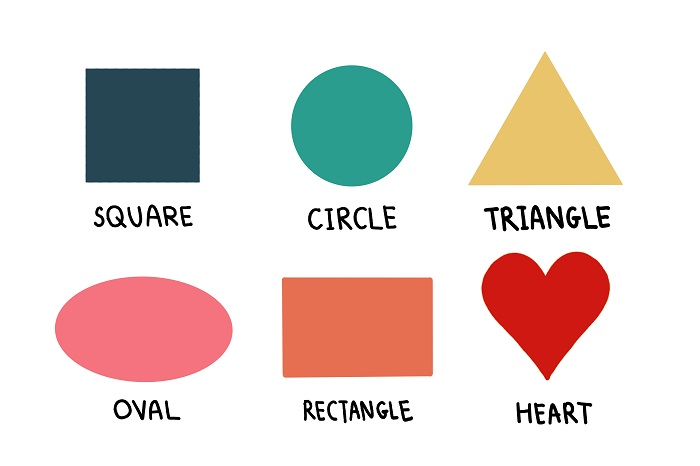
#> input picture resources/shapes.jpg, 700 x 466 px, found by its file name
$ python contours_shape_detection.py
#> lines starting #> are read from the running program, lines starting #| are printed output that depends on the picture; after the words box and inside, x2 and y2 are one past the last pixel; in counts of white or black regions, pixels touching at a corner belong together
import cv2
import numpy as np

def stackImages(scale,imgArray):
    rows = len(imgArray)
    cols = len(imgArray[0])
    rowsAvailable = isinstance(imgArray[0], list)
    width = imgArray[0][0].shape[1]
    height = imgArray[0][0].shape[0]
    if rowsAvailable:
        for x in range ( 0, rows):
            for y in range(0, cols):
                if imgArray[x][y].shape[:2] == imgArray[0][0].shape [:2]:
                    imgArray[x][y] = cv2.resize(imgArray[x][y], (0, 0), None, scale, scale)
                else:
                    imgArray[x][y] = cv2.resize(imgArray[x][y], (imgArray[0][0].shape[1], imgArray[0][0].shape[0]), None, scale, scale)
                if len(imgArray[x][y].shape) == 2: imgArray[x][y]= cv2.cvtColor( imgArray[x][y], cv2.COLOR_GRAY2BGR)
        imageBlank = np.zeros((height, width, 3), np.uint8)
        hor = [imageBlank]*rows
        hor_con = [imageBlank]*rows
        for x in range(0, rows):
            hor[x] = np.hstack(imgArray[x])
        ver = np.vstack(hor)
    else:
        for x in range(0, rows):
            if imgArray[x].shape[:2] == imgArray[0].shape[:2]:
                imgArray[x] = cv2.resize(imgArray[x], (0, 0), None, scale, scale)
            else:
                imgArray[x] = cv2.resize(imgArray[x], (imgArray[0].shape[1], imgArray[0].shape[0]), None,scale, scale)
            if len(imgArray[x].shape) == 2: imgArray[x] = cv2.cvtColor(imgArray[x], cv2.COLOR_GRAY2BGR)
        hor= np.hstack(imgArray)
        ver = hor
    return ver

def getContours(img):
    contours, hierarchy = cv2.findContours(img, cv2.RETR_EXTERNAL, cv2.CHAIN_APPROX_NONE)
    for cnt in contours:
        area = cv2.contourArea(cnt)
        print("area===========>",area)
        if area > 500:
            cv2.drawContours(imgContour, cnt, -1, (255,0,0), 3)
            perimeter = cv2.arcLength(cnt, True)
            print("perimeter---------->", perimeter)
            approx = cv2.approxPolyDP(cnt, 0.02*perimeter, True)
            print("length approx==============>", len(approx))
            objCor = len(approx)
            x, y, w, h = cv2.boundingRect(approx)

            if objCor == 3:
                objectType = "Triangle"
            elif objCor == 4:
                aspRatio = w/float(h)
                if aspRatio > 0.95 and aspRatio < 1.05:
                    objectType = "Square"
                else:
                    objectType = "Rectangle"
            elif objCor >4:
                objectType = "Circle"
            else:
                objectType = "None"

            cv2.rectangle(imgContour, (x,y), (x+w, y+h), (0,255,0), 2)
            cv2.putText(imgContour, objectType,
            (x + (w // 2) - 10, y + (h // 2) -10), cv2.FONT_HERSHEY_COMPLEX, 0.7, (0,0,0), 2)


img = cv2.imread('opencv_python/resources/shapes.jpg')
#> img is the input picture: shape (466, 700, 3); mean B, G, R 214.2, 218.1, 230.9
imgContour = img.copy()

imgGray = cv2.cvtColor(img, cv2.COLOR_BGR2GRAY)
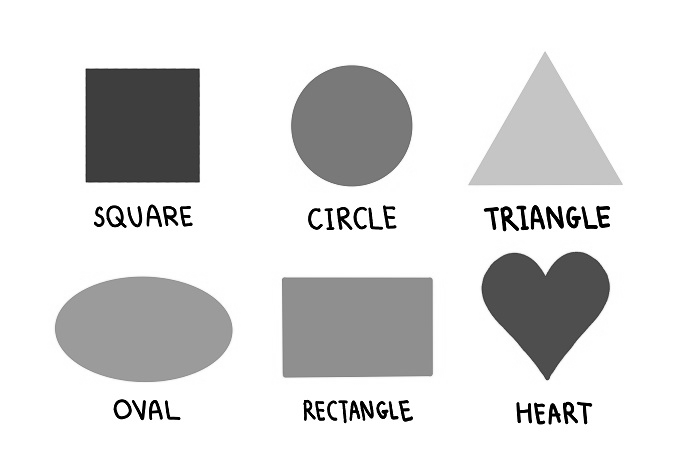
#> imgGray: shape (466, 700); min 0, max 255, mean 221.5
imgBlur = cv2.GaussianBlur(imgGray, (7,7), 1)
imgCanny = cv2.Canny(imgBlur, 50, 50)
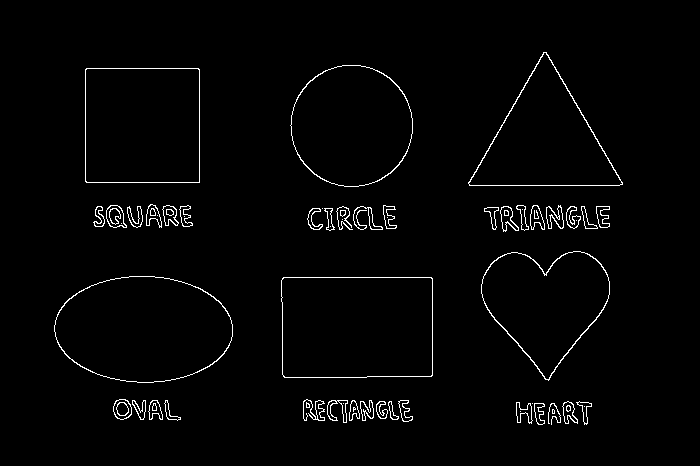
#> imgCanny: shape (466, 700); 1.9% white in thin lines or dots, all inside (x1, y1, x2, y2) = (54, 52, 623, 425)
getContours(imgCanny)
#> in getContours, `contours, hierarchy = cv2.findContours(img, cv2.RETR_EXTERNAL, cv2.CHA..`: contours = 47 contours, 6 with area under 20; largest, box (x1, y1, x2, y2) and area: (281, 277, 433, 378) 14951, (54, 276, 233, 383) 14834, (85, 68, 200, 183) 12994, (290, 65, 413, 187) 11616, (468, 52, 623, 186) 10574
#> the loop in getContours, `for cnt in contours:` made 47 passes
#> (area, perimeter, approx, objCor, x, y, w, h) on passes 20, 45: (14951, 498.1, [[282, 278], [284, 377], [432, 375], [431, 277]], 4, 282, 277, 151, 101), (12994.5, 454.2, [[86, 68], [85, 181], [199, 182], [199, 69]], 4, 85, 68, 115, 115)
#> (area, perimeter, approx, objCor, x, y, w, h) on pass 47: (10573.5, 484.4, [[468, 182], [622, 184], [546, 52]], 3, 468, 52, 155, 133)
#| area===========> 7.5
#| area===========> 9.5
#| area===========> 130.0
#| area===========> 0.0
#| area===========> 165.0
#| area===========> 12.0
#| area===========> 112.5
#| area===========> 193.0
#> (further printed lines are left out)
#> after the loop in getContours, `for cnt in contours:`:
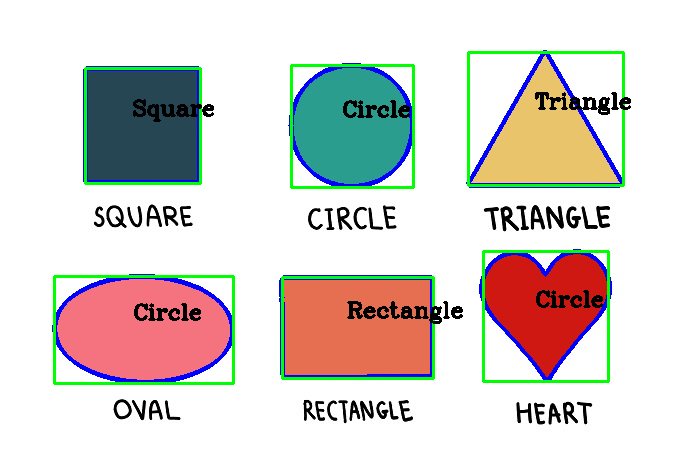
#> imgContour: shape (466, 700, 3); 6.6% of pixels changed, all inside (x1, y1, x2, y2) = (52, 50, 631, 385)

imgBlank = np.zeros_like(img)
imgStack = stackImages(0.6,([img, imgGray, imgBlur], [imgCanny, imgContour, imgBlank]))
#> after the loop in stackImages, `for x in range(0, rows):`: hor = 2 items
#> in stackImages, `ver = np.vstack(hor)`:
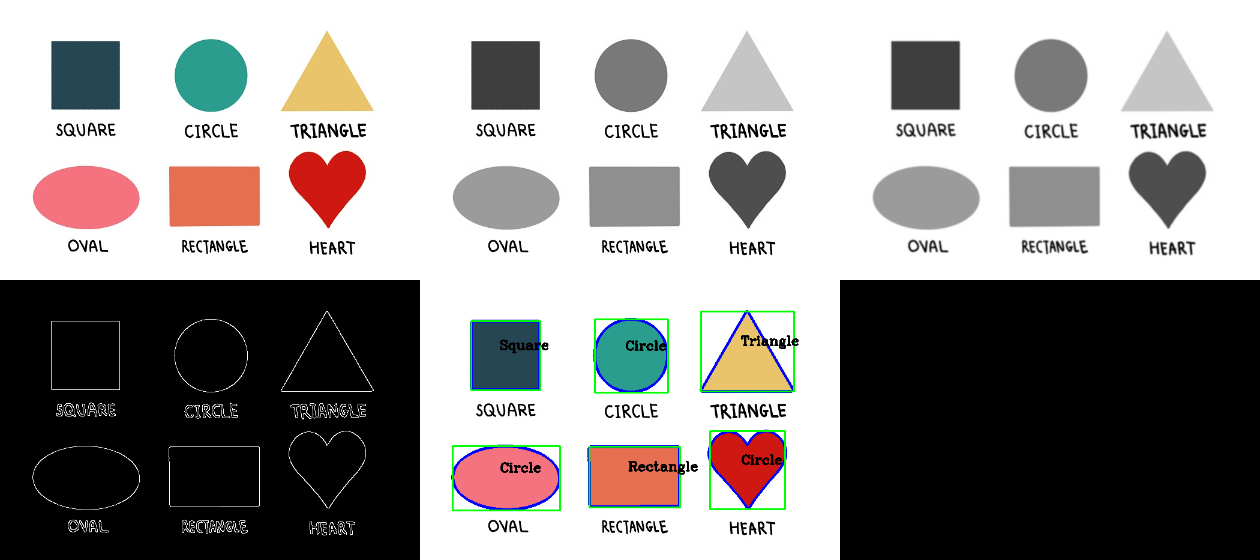
#> ver: shape (560, 1260, 3); mean of channels 0, 1, 2 145.1, 146.5, 149.3; drawn as B, G, R
cv2.imshow("Stack", imgStack)

cv2.waitKey(0)
